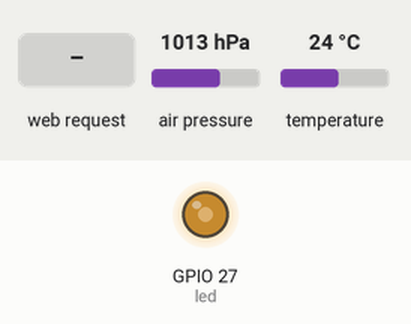
Bench run of a sketch on a simulated ESP32. Parts: output pins drawn as LEDs (lit = HIGH). The test bench sets the inputs (shaded band); at power-on: air pressure 1013 hPa, temperature 24 °C. WiFi joins after 1.5 s; servers stay silent unless stated; what the sketch prints to the serial monitor is not drawn.

Above: at 3.7 s.
3.8 s: HTTP request GET /led?key=1 received
At 4.1 s:
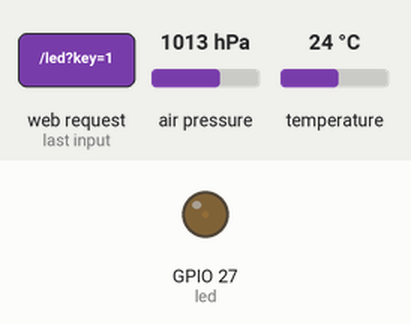
5.3 s: HTTP request GET /readSensors received
Timing chart, 0 to 8.3 s (numbered marks = the images above; inputs shaded):
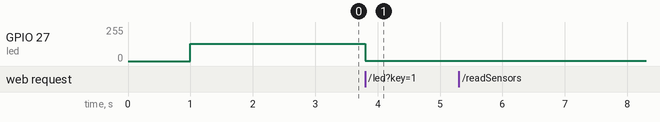

The sketch:

3_BM280_WS.ino
```cpp
#include <WiFi.h>
#include <ESPAsyncWebServer.h>

#include <Wire.h>
#include <Adafruit_Sensor.h>
#include <Adafruit_BMP280.h>
Adafruit_BMP280 bme; // I2C

const byte led = 27;

AsyncWebServer server(80);

const char* ssid = "Wificarlos";
const char* password = "1234qwer123";

int contconexion = 0;

void notFound(AsyncWebServerRequest *request) {
  request->send(404, "text/plain", "Error 404: Page not found");
}

void setup(void) {
  delay(1000);
  Serial.begin(115200);

  ledcAttachPin(led, 0);
  ledcSetup(0, 5000, 8);
  ledcWrite(0, 128);

  if (!bme.begin(0x76)) {
    Serial.println("Could not find a valid BMP280 sensor, check wiring!");
    while (1);
  }
  //--------- Acces Point ---------
  //WiFi.softAP(ssid, password);

  //IPAddress miIP = WiFi.softAPIP();
  //Serial.print("AP IP address: ");
  //Serial.println(miIP); //probar 192.168.4.1
  //--------- Fin Acces Point ---------

  //--------- Web server ---------
  WiFi.begin(ssid, password);
  while (WiFi.status() != WL_CONNECTED and contconexion < 50) {
    ++contconexion;
    delay(500);
    Serial.print(".");
  }
  if (contconexion < 50) {
    Serial.println("");
    Serial.println("WiFi conectado");
    Serial.println(WiFi.localIP()); //probar 192.168.4.1
  }
  else {
    Serial.println("");
    Serial.println("Error de conexion");
  }
  //------ fin del WS ------------


  //------------Envío de datos al cliente----------------
  server.on("/readSensors", HTTP_GET, [](AsyncWebServerRequest * request) {

    int h = hallRead();
    //int to0 = touchRead(T0);
    //int to3 = touchRead(T3);

    // GPIO22 -> SCL, GPIO21 -> SDA, 3.3v -> VCC; GND -> GND

    float temp = bme.readTemperature();
    float pres = (bme.readPressure()) / 100;
    Serial.print("Temperature = ");
    Serial.print(temp);
    Serial.println(" *C");

    Serial.print("Pressure = ");
    Serial.print(pres);
    Serial.println(" hPa");

    String potes_Json = "{\"h\":\"" + String(h) + "\", \"t\":\"" + String(temp) + "\", \"p\":\"" + String(pres) + "\"}";

    request->send(200, "application/json", potes_Json);

  });
  //------------Resepcion de datos del cliente----------------
  server.on("/led", HTTP_GET, [] (AsyncWebServerRequest * request) {

    String valR = request->arg("key");

    ledcWrite(0, valR.toInt());

    Serial.println("led:" + valR);

    String potes_Json = "{\"led\":\"" + String(valR) + "\"}";
    request->send(200, "application/json", potes_Json);
  });
  //-------------fin----------------------------------
  server.onNotFound(notFound); //pagina que no anda
  server.begin();//se inicia el server
}

void loop(void) {
}
```

Measured:
- after the input at 3.8 s, GPIO 27 (led): 128/255 → 1/255 at once
- after the input at 5.3 s, every drawn part: stays the same
